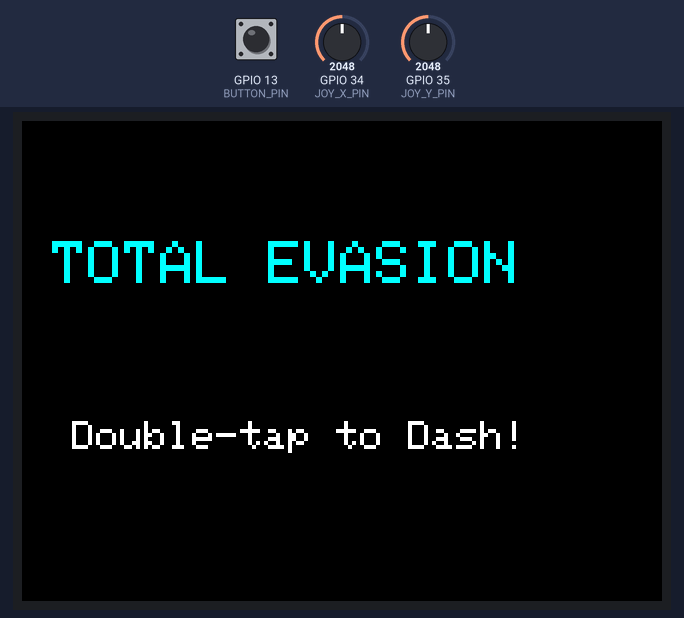
This sketch was run on a simulated ESP32. Shown: 320×240 colour display. The test bench sets the inputs (shaded band); at power-on: GPIO 13 (BUTTON_PIN) HIGH, GPIO 34 (JOY_X_PIN) = 2048, GPIO 35 (JOY_Y_PIN) = 2048. Random numbers use the default seed unless the sketch sets one.

Above: at 1.4 s.
1.5 s: GPIO 13 (BUTTON_PIN) pulled LOW for 0.15 s
At 1.73 s:
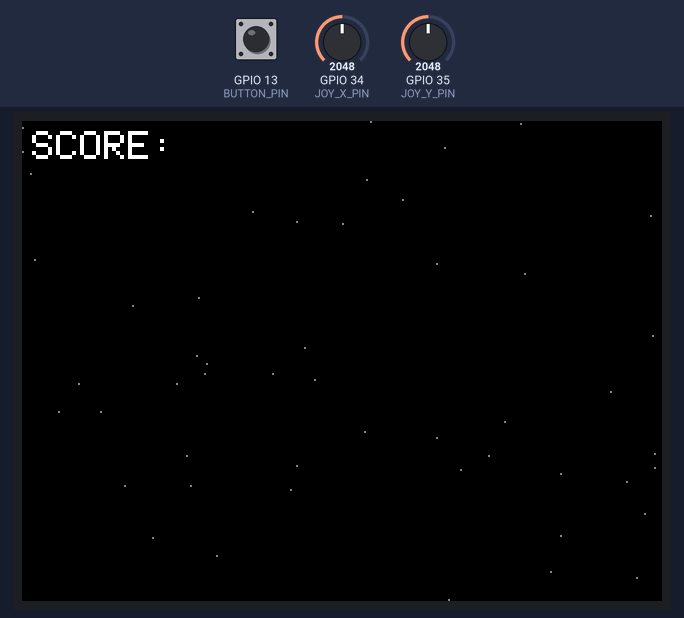
2.2 s: GPIO 34 (JOY_X_PIN) set to 2761
3.7 s: GPIO 34 (JOY_X_PIN) set to 2828
At 4.2 s:
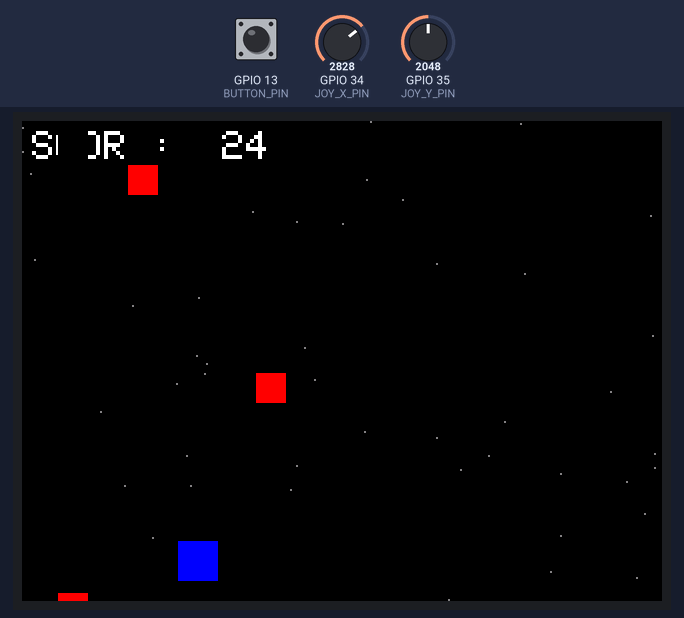
5.2 s: GPIO 34 (JOY_X_PIN) set to 491
At 5.44 s:
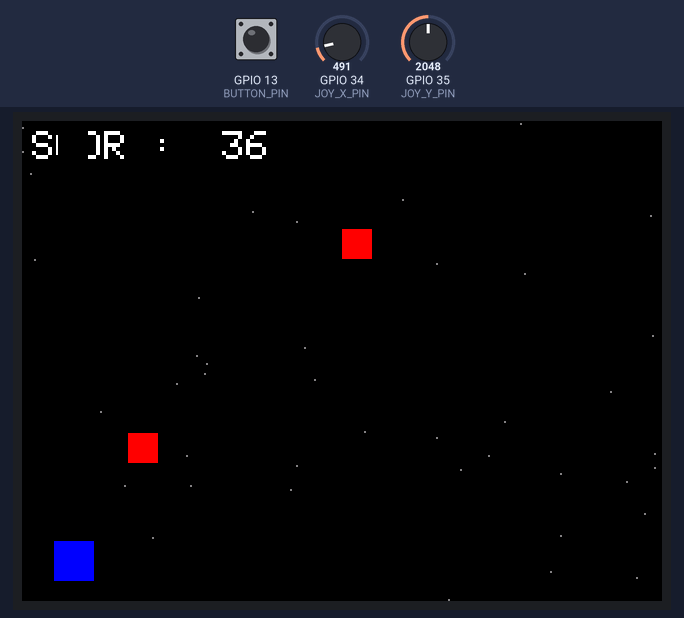
6.7 s: GPIO 34 (JOY_X_PIN) set to 2840
At 8.4 s:
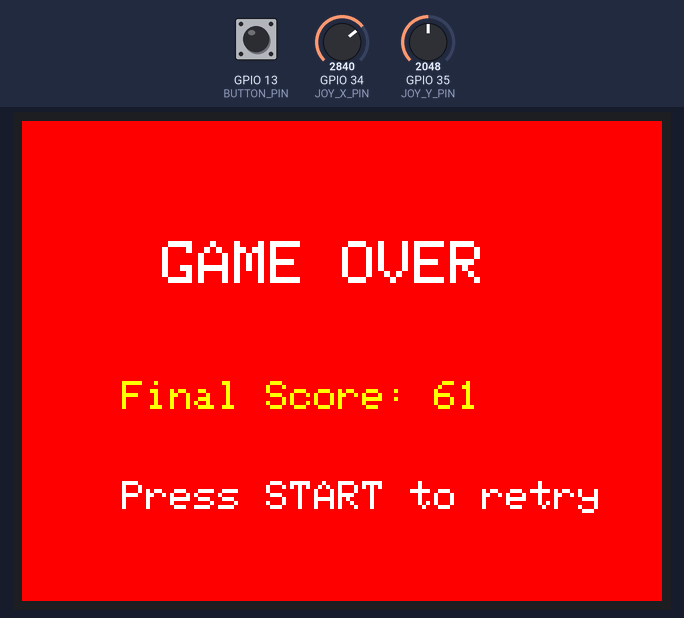
9.5 s: GPIO 13 (BUTTON_PIN) pulled LOW for 1 s
At 10.01 s:
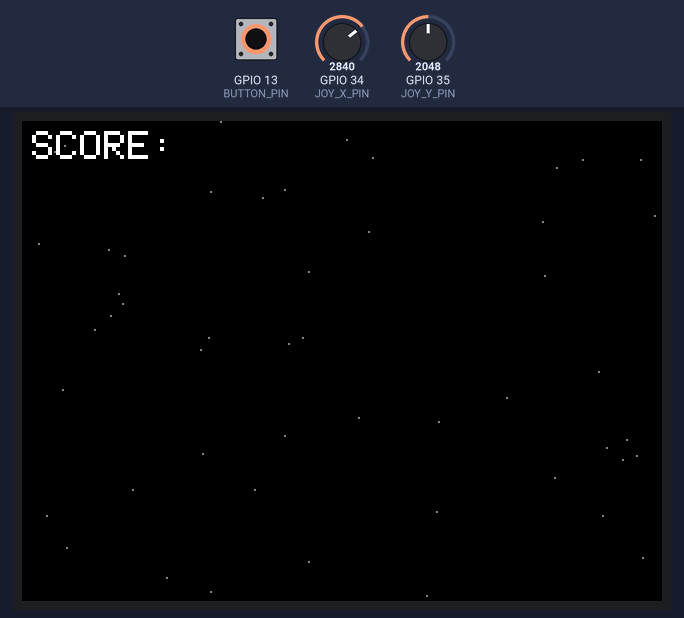
Timing chart, 0 to 12.1 s (numbered marks = the images above; inputs shaded):
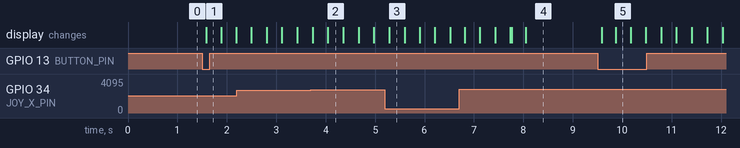

Measured:
- the behaviour switches between 2800 and 2801 on GPIO 34 (JOY_X_PIN) (found by bisection; images 1 and 2)
- after the input at 1.5 s, the display: changes after 0.08 s (image 1)
- after the input at 9.5 s, the display: first changes after 0.09 s (image 5 shows a later state)

The sketch:

sketch.ino
```cpp
// --- ไลบรารีที่จำเป็น ---
#include <SPI.h>
#include <Adafruit_GFX.h>
#include <Adafruit_ILI9341.h>
#include <math.h> // <-- เพิ่มเข้ามาสำหรับคำนวณการพุ่ง

// --- ตั้งค่า Hardware Pins ---
#define TFT_DC    2
#define TFT_CS    5
#define TFT_RST   4
#define BUTTON_PIN 13
#define JOY_X_PIN 34
#define JOY_Y_PIN 35

// --- ค่าคงที่ของจอและเกม ---
#define SCREEN_WIDTH  320
#define SCREEN_HEIGHT 240
#define COLOR_PLAYER 0x001F // Blue
#define COLOR_ENEMY  0xF800 // Red (Normal)
#define COLOR_STARS  0x8410 // Gray
#define COLOR_CHASER 0xF81F // Magenta
#define COLOR_BOUNCER 0x07E0 // Green
#define COLOR_DASHER 0xFFFF // White
#define COLOR_DASH   0x07FF // Cyan

// การตั้งค่าเกม
#define PLAYER_SPEED 4
#define MAX_ENEMIES  12 // <-- เพิ่มจำนวนศัตรูสูงสุด
#define ENEMY_SPAWN_INTERVAL_START 1000
#define ENEMY_SPAWN_INTERVAL_MIN 350
#define ENEMY_SPEED_START 2

// การตั้งค่า Dash แบบ Double-Tap
#define DASH_SPEED 12
#define DASH_DURATION 150
#define DOUBLE_TAP_WINDOW 300

// สร้าง Object ของจอภาพ
Adafruit_ILI9341 tft = Adafruit_ILI9341(TFT_CS, TFT_DC, TFT_RST);

// --- Structs ---
enum JoystickDirection { DIR_CENTER, DIR_UP, DIR_DOWN, DIR_LEFT, DIR_RIGHT };
struct Player {
  int x, y, lastX, lastY; int w = 20, h = 20;
  bool isDashing = false; unsigned long dashStartTime = 0;
  JoystickDirection dashDirection;
};

// --- คุณสมบัติใหม่: เพิ่มประเภทของศัตรู ---
enum EnemyType { NORMAL, CHASER, BOUNCER, DASHER };

struct Enemy {
  int x, y, lastX, lastY; int w = 15, h = 15; // ลดขนาดศัตรูลงเล็กน้อย
  bool active = false; EnemyType type;
  float speedX, speedY; // สำหรับ Bouncer และ Dasher
  unsigned long lastActionTime = 0;
  bool hasLockedTarget = false; // สำหรับ Dasher
};

// --- ตัวแปร Global ---
enum GameState { STATE_STARTUP, STATE_GAMEPLAY, STATE_GAME_OVER };
GameState gameState = STATE_STARTUP;
Player player;
Enemy enemies[MAX_ENEMIES];
long score = 0;
unsigned long startTime = 0;
unsigned long lastEnemySpawnTime = 0;
// ตัวแปรสำหรับ Double-Tap
JoystickDirection lastTapDirection = DIR_CENTER;
unsigned long lastTapTime = 0;

// --- Setup และ Loop ---
void setup() {
  Serial.begin(115200); pinMode(BUTTON_PIN, INPUT_PULLUP);
  randomSeed(analogRead(0)); tft.begin();
  tft.setRotation(1); drawStartupScreen();
}

void loop() {
  switch (gameState) {
    case STATE_STARTUP:
      if (digitalRead(BUTTON_PIN) == LOW) { initGame(); gameState = STATE_GAMEPLAY; delay(200); }
      break;
    case STATE_GAMEPLAY:
      score = (millis() - startTime) / 100;
      updatePlayer(); updateEnemies();
      spawnEnemy(); checkCollisions();
      drawPlayer(); drawEnemies();
      drawScore(); delay(16);
      break;
    case STATE_GAME_OVER:
      drawGameOverScreen(); while(digitalRead(BUTTON_PIN) == HIGH) { delay(10); }
      drawStartupScreen(); gameState = STATE_STARTUP; delay(200);
      break;
  }
}

// --- ฟังก์ชันจัดการเกม ---
void initGame() {
  tft.fillScreen(ILI9341_BLACK);
  for (int i=0; i < 50; i++) { tft.drawPixel(random(SCREEN_WIDTH), random(SCREEN_HEIGHT), COLOR_STARS); }
  startTime = millis(); score = 0;
  player.x = (SCREEN_WIDTH / 2) - (player.w / 2); player.y = SCREEN_HEIGHT - player.h - 10;
  player.lastX = player.x; player.lastY = player.y; player.isDashing = false;
  for (int i=0; i<MAX_ENEMIES; i++) { enemies[i].active = false; }
  tft.setTextSize(2); tft.setTextColor(ILI9341_WHITE);
  tft.setCursor(5, 5); tft.print("SCORE:");
}

// --- ฟังก์ชัน Update (คำนวณ) ---
JoystickDirection getJoystickDirection() {
  int joyX = analogRead(JOY_X_PIN); int joyY = analogRead(JOY_Y_PIN);
  if (joyX > 2800) return DIR_LEFT;   if (joyX < 1200) return DIR_RIGHT;
  if (joyY > 2800) return DIR_UP;     if (joyY < 1200) return DIR_DOWN;
  return DIR_CENTER;
}

void updatePlayer() {
  static JoystickDirection lastDirection = DIR_CENTER;
  JoystickDirection currentDirection = getJoystickDirection();
  if (lastDirection == DIR_CENTER && currentDirection != DIR_CENTER) {
    if (currentDirection == lastTapDirection && (millis() - lastTapTime < DOUBLE_TAP_WINDOW)) {
      player.isDashing = true; player.dashStartTime = millis();
      player.dashDirection = currentDirection; lastTapDirection = DIR_CENTER;
    } else {
      lastTapDirection = currentDirection; lastTapTime = millis();
    }
  }
  lastDirection = currentDirection;
  if (player.isDashing && (millis() - player.dashStartTime > DASH_DURATION)) { player.isDashing = false; }
  int currentSpeed = player.isDashing ? DASH_SPEED : PLAYER_SPEED;
  if (player.isDashing) {
    if(player.dashDirection == DIR_LEFT) player.x -= currentSpeed; if(player.dashDirection == DIR_RIGHT) player.x += currentSpeed;
    if(player.dashDirection == DIR_UP) player.y -= currentSpeed;   if(player.dashDirection == DIR_DOWN) player.y += currentSpeed;
  } else {
    if(currentDirection == DIR_LEFT) player.x -= currentSpeed; if(currentDirection == DIR_RIGHT) player.x += currentSpeed;
    if(currentDirection == DIR_UP) player.y -= currentSpeed;   if(currentDirection == DIR_DOWN) player.y += currentSpeed;
  }
  if (player.x < 0) player.x = 0; if (player.x > SCREEN_WIDTH - player.w) player.x = SCREEN_WIDTH - player.w;
  if (player.y < 0) player.y = 0; if (player.y > SCREEN_HEIGHT - player.h) player.y = SCREEN_HEIGHT - player.h;
}

void spawnEnemy() {
  long currentSpawnInterval = ENEMY_SPAWN_INTERVAL_START - (score * 2);
  if (currentSpawnInterval < ENEMY_SPAWN_INTERVAL_MIN) currentSpawnInterval = ENEMY_SPAWN_INTERVAL_MIN;
  if (millis() - lastEnemySpawnTime > currentSpawnInterval) {
    lastEnemySpawnTime = millis();
    for (int i = 0; i < MAX_ENEMIES; i++) {
      if (!enemies[i].active) {
        enemies[i].active = true;
        enemies[i].x = random(0, SCREEN_WIDTH - enemies[i].w); enemies[i].y = -enemies[i].h;
        enemies[i].lastX = enemies[i].x; enemies[i].lastY = enemies[i].y;
        enemies[i].lastActionTime = millis(); enemies[i].hasLockedTarget = false;

        // สุ่มประเภทศัตรูตามคะแนน
        int roll = random(0, 10);
        if (score > 700 && roll < 2) enemies[i].type = DASHER;    // 20%
        else if (score > 400 && roll < 4) enemies[i].type = BOUNCER; // 20%
        else if (score > 150 && roll < 7) enemies[i].type = CHASER;   // 30%
        else enemies[i].type = NORMAL; // 30%

        // ตั้งค่าเริ่มต้นให้ศัตรูใหม่
        if (enemies[i].type == BOUNCER) {
          enemies[i].speedX = random(0, 2) == 0 ? 3 : -3;
          enemies[i].speedY = random(2, 4);
          enemies[i].y = random(0, 50); // เกิดที่ด้านบนๆ
        }
        return;
      }
    }
  }
}

void updateEnemies() {
  float currentEnemySpeed = ENEMY_SPEED_START + (score / 200.0);
  for (int i = 0; i < MAX_ENEMIES; i++) {
    if (enemies[i].active) {
      switch (enemies[i].type) {
        case NORMAL:
          enemies[i].y += currentEnemySpeed;
          break;
        case CHASER:
          enemies[i].y += currentEnemySpeed * 0.7;
          if (enemies[i].x < player.x) enemies[i].x += 1;
          if (enemies[i].x > player.x) enemies[i].x -= 1;
          break;
        case BOUNCER:
          enemies[i].x += enemies[i].speedX;
          enemies[i].y += enemies[i].speedY;
          if (enemies[i].x <= 0 || enemies[i].x >= SCREEN_WIDTH - enemies[i].w) enemies[i].speedX *= -1;
          if (enemies[i].y <= 0 || enemies[i].y >= SCREEN_HEIGHT - enemies[i].h) enemies[i].speedY *= -1;
          break;
        case DASHER:
          if (!enemies[i].hasLockedTarget) {
            enemies[i].y += 1; // ค่อยๆ เลื่อนลงมา
            if (millis() - enemies[i].lastActionTime > 1500) { // เล็ง 1.5 วิ
              float deltaX = player.x - enemies[i].x;
              float deltaY = player.y - enemies[i].y;
              float distance = sqrt(deltaX * deltaX + deltaY * deltaY);
              enemies[i].speedX = (deltaX / distance) * 8; // พุ่งด้วยความเร็ว 8
              enemies[i].speedY = (deltaY / distance) * 8;
              enemies[i].hasLockedTarget = true;
            }
          } else { // กำลังพุ่ง
            enemies[i].x += enemies[i].speedX;
            enemies[i].y += enemies[i].speedY;
          }
          break;
      }
      if (enemies[i].y > SCREEN_HEIGHT + 20 || enemies[i].y < -20) { enemies[i].active = false; }
    }
  }
}

void checkCollisions() {
  if (player.isDashing) return; // ถ้าแดชอยู่เป็นอมตะ
  for (int i = 0; i < MAX_ENEMIES; i++) {
    if (enemies[i].active) {
      if (player.x < enemies[i].x + enemies[i].w && player.x + player.w > enemies[i].x &&
          player.y < enemies[i].y + enemies[i].h && player.y + player.h > enemies[i].y) {
        tft.fillScreen(COLOR_ENEMY); delay(100);
        gameState = STATE_GAME_OVER;
        return;
      }
    }
  }
}

// --- ฟังก์ชัน Draw ---
void drawPlayer() {
  tft.fillRect(player.lastX, player.lastY, player.w, player.h, ILI9341_BLACK);
  uint16_t currentPlayerColor = player.isDashing ? COLOR_DASH : COLOR_PLAYER;
  tft.fillRect(player.x, player.y, player.w, player.h, currentPlayerColor);
  player.lastX = player.x; player.lastY = player.y;
}
void drawEnemies() {
  for (int i = 0; i < MAX_ENEMIES; i++) {
    if (enemies[i].active) {
      tft.fillRect(enemies[i].lastX, enemies[i].lastY, enemies[i].w, enemies[i].h, ILI9341_BLACK);
      uint16_t enemyColor;
      switch(enemies[i].type) {
        case NORMAL:  enemyColor = COLOR_ENEMY;   break;
        case CHASER:  enemyColor = COLOR_CHASER;  break;
        case BOUNCER: enemyColor = COLOR_BOUNCER; break;
        case DASHER:  // ทำให้ Dasher กระพริบตอนกำลังเล็ง
          if (!enemies[i].hasLockedTarget && (millis() / 200) % 2 == 0) {
            enemyColor = ILI9341_BLACK;
          } else {
            enemyColor = COLOR_DASHER;
          }
          break;
      }
      tft.fillRect(enemies[i].x, enemies[i].y, enemies[i].w, enemies[i].h, enemyColor);
      enemies[i].lastX = enemies[i].x; enemies[i].lastY = enemies[i].y;
    }
  }
}
void drawScore() {
  static long lastScore = -1;
  if (score != lastScore) {
    tft.fillRect(100, 5, 120, 16, ILI9341_BLACK);
    tft.setCursor(100, 5);
    tft.print(score);
    lastScore = score;
  }
}
void drawStartupScreen() {
  tft.fillScreen(ILI9341_BLACK);
  tft.setTextSize(3);
  tft.setTextColor(ILI9341_CYAN);
  tft.setCursor(15, 60);
  tft.println("TOTAL EVASION");
  tft.setTextSize(2);
  tft.setTextColor(ILI9341_WHITE);
  tft.setCursor(25, 150);
  tft.println("Double-tap to Dash!");
}
void drawGameOverScreen() {
  tft.fillScreen(COLOR_ENEMY);
  tft.setTextSize(3);
  tft.setTextColor(ILI9341_WHITE);
  tft.setCursor(70, 60);
  tft.println("GAME OVER");
  tft.setTextSize(2);
  tft.setTextColor(ILI9341_YELLOW);
  tft.setCursor(50, 130);
  tft.print("Final Score: ");
  tft.println(score);
  tft.setTextColor(ILI9341_WHITE);
  tft.setCursor(50, 180);
  tft.println("Press START to retry");
}
```
